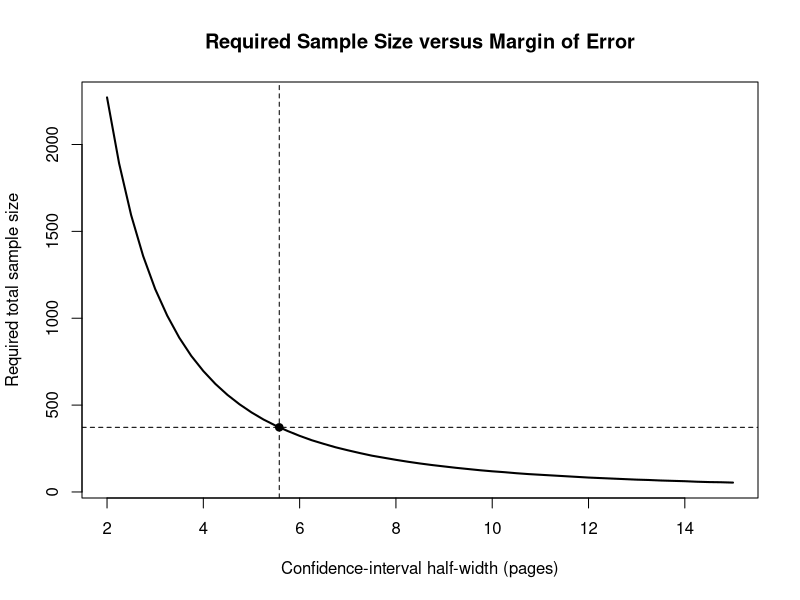
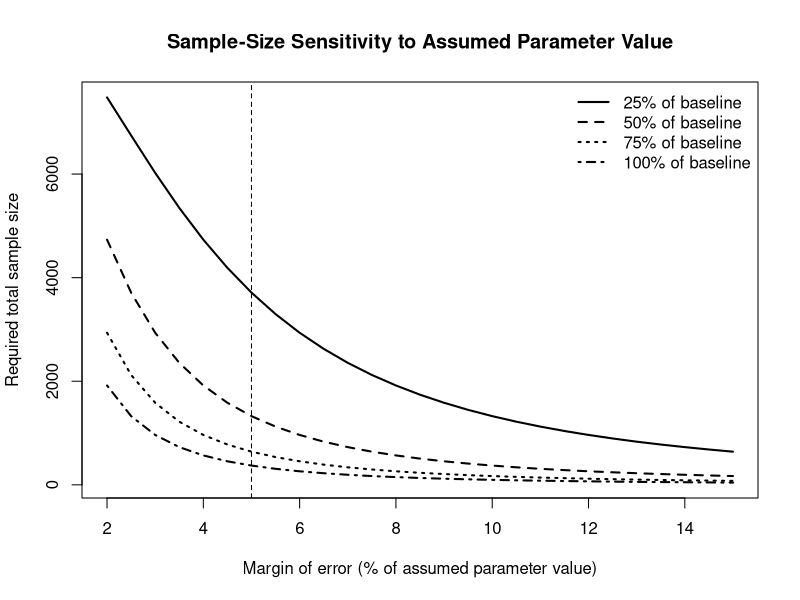

The R source for these figures, in order:
## ---- chunk 1
knitr::opts_chunk$set(echo = TRUE, warning = FALSE, message = FALSE)
## ---- chunk 2
N <- 10000
baseline_mean <- 111.54
overall_variance <- 3900.87
overall_sd <- 62.46

faculty <- c(
  "Commerce, Law and Management",
  "Engineering and the Built Environment",
  "Health Sciences",
  "Humanities",
  "Science"
)

N_h <- c(2500, 2000, 1700, 2300, 1500)
S_h <- c(52.53, 37.28, 61.17, 80.76, 42.60)

known_values <- data.frame(
  faculty = faculty,
  N_h = N_h,
  W_h = N_h / N,
  S_h = S_h
)

known_values
## ---- chunk 3
z <- qnorm(0.975)

E <- 0.05 * baseline_mean

cat("95% critical value =", round(z, 4), "\n")
cat("Baseline population mean =", baseline_mean, "pages per month\n")
cat("Required half-width (5% of baseline) =", round(E, 3), "pages\n")
## ---- chunk 4
n_srs_raw <- (N * z^2 * overall_variance) /
  (E^2 * (N - 1) + z^2 * overall_variance)

n_srs <- ceiling(n_srs_raw)

cat("Unrounded SRSWOR sample size =", round(n_srs_raw, 3), "\n")
cat("Minimum SRSWOR sample size =", n_srs, "\n")
## ---- chunk 5
allocate_neyman <- function(n_total, N_h, S_h) {
  raw <- n_total * (N_h * S_h) / sum(N_h * S_h)
  alloc <- floor(raw)
  remainder <- n_total - sum(alloc)

  if (remainder > 0) {
    order_fraction <- order(raw - alloc, decreasing = TRUE)
    alloc[order_fraction[seq_len(remainder)]] <-
      alloc[order_fraction[seq_len(remainder)]] + 1
  }

  alloc
}

strat_variance <- function(n_h, N_h, S_h) {
  W_h <- N_h / sum(N_h)

  sum(
    W_h^2 *
      (1 - n_h / N_h) *
      (S_h^2 / n_h)
  )
}

strat_halfwidth <- function(n_total, N_h, S_h, z = qnorm(0.975)) {
  n_h <- allocate_neyman(n_total, N_h, S_h)
  z * sqrt(strat_variance(n_h, N_h, S_h))
}

find_min_strat_n <- function(E_target, N_h, S_h, z = qnorm(0.975)) {
  for (n in seq_along(seq_len(sum(N_h)))) {
    if (n < length(N_h)) next

    n_h <- allocate_neyman(n, N_h, S_h)

    if (all(n_h >= 1)) {
      hw <- z * sqrt(strat_variance(n_h, N_h, S_h))

      if (hw <= E_target) {
        return(list(
          n = n,
          n_h = n_h,
          halfwidth = hw,
          variance = strat_variance(n_h, N_h, S_h)
        ))
      }
    }
  }

  stop("No feasible sample size found.")
}
## ---- chunk 6
strat_result <- find_min_strat_n(
  E_target = E,
  N_h = N_h,
  S_h = S_h,
  z = z
)

n_strat <- strat_result$n
n_h_min <- strat_result$n_h

cat("Minimum stratified sample size =", n_strat, "\n")
cat("Achieved half-width =", round(strat_result$halfwidth, 3), "pages\n")
cat("Estimated variance of stratified mean =",
    round(strat_result$variance, 4), "\n")
cat("Estimated SE =",
    round(sqrt(strat_result$variance), 4), "pages\n")
## ---- chunk 7
allocation_minimum <- data.frame(
  faculty = faculty,
  N_h = N_h,
  S_h = S_h,
  n_h = n_h_min
)

allocation_minimum$inclusion_probability <-
  allocation_minimum$n_h / allocation_minimum$N_h

allocation_minimum$weight <-
  allocation_minimum$N_h / allocation_minimum$n_h

allocation_minimum
cat("Total allocated =", sum(allocation_minimum$n_h), "\n")
## ---- chunk 8
nonresponse_rate <- 0.10

n_final <- ceiling(n_strat / (1 - nonresponse_rate))

cat("Minimum completed sample required =", n_strat, "\n")
cat("Assumed non-response rate =", nonresponse_rate * 100, "%\n")
cat("Initial sample after non-response adjustment =", n_final, "\n")
## ---- chunk 9
n_h_final <- allocate_neyman(n_final, N_h, S_h)

final_allocation <- data.frame(
  faculty = faculty,
  N_h = N_h,
  S_h = S_h,
  n_h = n_h_final
)

final_allocation$inclusion_probability <-
  final_allocation$n_h / final_allocation$N_h

final_allocation$sampling_weight <-
  final_allocation$N_h / final_allocation$n_h

final_allocation
cat("Final total sample =", sum(final_allocation$n_h), "\n")
## ---- chunk 10
margin_grid <- seq(2, 15, by = 0.25)

required_n <- sapply(
  margin_grid,
  function(e) find_min_strat_n(e, N_h, S_h, z)$n
)

sample_size_curve <- data.frame(
  margin_of_error = margin_grid,
  required_sample_size = required_n
)

head(sample_size_curve)
## ---- chunk 11
plot(
  sample_size_curve$margin_of_error,
  sample_size_curve$required_sample_size,
  type = "l",
  lwd = 2,
  xlab = "Confidence-interval half-width (pages)",
  ylab = "Required total sample size",
  main = "Required Sample Size versus Margin of Error"
)

abline(v = E, lty = 2)
abline(h = n_strat, lty = 2)

points(E, n_strat, pch = 19)
## ---- chunk 12
baseline_fractions <- c(0.25, 0.50, 0.75, 1.00)

assumed_means <- baseline_mean * baseline_fractions

sensitivity_table <- data.frame(
  baseline_fraction = baseline_fractions,
  assumed_parameter = assumed_means,
  five_percent_halfwidth = 0.05 * assumed_means
)

sensitivity_table
## ---- chunk 13
sensitivity_table$required_n <- sapply(
  sensitivity_table$five_percent_halfwidth,
  function(e) find_min_strat_n(e, N_h, S_h, z)$n
)

sensitivity_table
## ---- chunk 14
relative_margins <- seq(0.02, 0.15, by = 0.005)

curve_list <- lapply(
  seq_along(assumed_means),
  function(j) {
    assumed_value <- assumed_means[j]

    absolute_margins <- relative_margins * assumed_value

    n_values <- sapply(
      absolute_margins,
      function(e) find_min_strat_n(e, N_h, S_h, z)$n
    )

    data.frame(
      relative_margin_percent = 100 * relative_margins,
      absolute_margin = absolute_margins,
      required_n = n_values,
      assumed_parameter = assumed_value,
      baseline_fraction = baseline_fractions[j]
    )
  }
)

sensitivity_curves <- do.call(rbind, curve_list)
## ---- chunk 15
curve_25 <- subset(sensitivity_curves, baseline_fraction == 0.25)
curve_50 <- subset(sensitivity_curves, baseline_fraction == 0.50)
curve_75 <- subset(sensitivity_curves, baseline_fraction == 0.75)
curve_100 <- subset(sensitivity_curves, baseline_fraction == 1.00)

ylim_values <- range(sensitivity_curves$required_n)

plot(
  curve_25$relative_margin_percent,
  curve_25$required_n,
  type = "l",
  lwd = 2,
  ylim = ylim_values,
  xlab = "Margin of error (% of assumed parameter value)",
  ylab = "Required total sample size",
  main = "Sample-Size Sensitivity to Assumed Parameter Value"
)

lines(
  curve_50$relative_margin_percent,
  curve_50$required_n,
  lwd = 2,
  lty = 2
)

lines(
  curve_75$relative_margin_percent,
  curve_75$required_n,
  lwd = 2,
  lty = 3
)

lines(
  curve_100$relative_margin_percent,
  curve_100$required_n,
  lwd = 2,
  lty = 4
)

abline(v = 5, lty = 2)

legend(
  "topright",
  legend = c(
    "25% of baseline",
    "50% of baseline",
    "75% of baseline",
    "100% of baseline"
  ),
  lty = c(1, 2, 3, 4),
  lwd = 2,
  bty = "n"
)
## ---- chunk 16
comparison <- data.frame(
  Design = c(
    "SRSWOR benchmark",
    "Stratified Neyman (minimum completed sample)",
    "Stratified Neyman (10% non-response adjusted)"
  ),
  Sample_size = c(
    n_srs,
    n_strat,
    n_final
  )
)

comparison
## ---- chunk 17
write.csv(
  final_allocation,
  "section_B_final_neyman_allocation.csv",
  row.names = FALSE
)

write.csv(
  sensitivity_table,
  "section_B_sensitivity_summary.csv",
  row.names = FALSE
)

write.csv(
  sample_size_curve,
  "section_B_sample_size_curve.csv",
  row.names = FALSE
)
